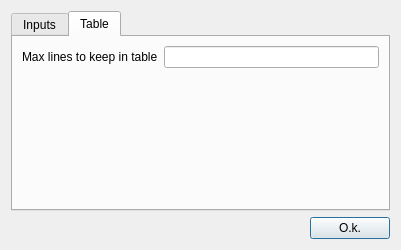
<?xml version="1.0" encoding="UTF-8"?>
<ui version="4.0">
 <class>OptionsDialog</class>
 <widget class="QDialog" name="OptionsDialog">
  <property name="geometry">
   <rect>
    <x>0</x>
    <y>0</y>
    <width>401</width>
    <height>250</height>
   </rect>
  </property>
  <property name="windowTitle">
   <string>Antilog - Options</string>
  </property>
  <property name="windowIcon">
   <iconset resource="../resources.qrc">
    <normaloff>:/artwork/artwork/icon.svg</normaloff>:/artwork/artwork/icon.svg</iconset>
  </property>
  <layout class="QVBoxLayout" name="verticalLayout">
   <item>
    <widget class="QTabWidget" name="tabWidget">
     <property name="currentIndex">
      <number>1</number>
     </property>
     <widget class="QWidget" name="inputTab">
      <attribute name="title">
       <string>Inputs</string>
      </attribute>
      <layout class="QHBoxLayout" name="horizontalLayout_2">
       <item>
        <layout class="QFormLayout" name="formLayout">
         <item row="1" column="0">
          <widget class="QLabel" name="numberOfLinesToPreloadFromFilesLabel">
           <property name="text">
            <string>Number of lines to preload from files</string>
           </property>
          </widget>
         </item>
         <item row="1" column="1">
          <widget class="QLineEdit" name="linesToPreloadLineEdit"/>
         </item>
        </layout>
       </item>
      </layout>
     </widget>
     <widget class="QWidget" name="tab_2">
      <attribute name="title">
       <string>Table</string>
      </attribute>
      <layout class="QHBoxLayout" name="horizontalLayout_3">
       <item>
        <layout class="QFormLayout" name="formLayout_2">
         <item row="0" column="0">
          <widget class="QLabel" name="maxLinesToKeepInTableLabel">
           <property name="text">
            <string>Max lines to keep in table</string>
           </property>
          </widget>
         </item>
         <item row="0" column="1">
          <widget class="QLineEdit" name="maxTableLinesLineEdit"/>
         </item>
        </layout>
       </item>
      </layout>
     </widget>
    </widget>
   </item>
   <item>
    <layout class="QHBoxLayout" name="horizontalLayout">
     <property name="sizeConstraint">
      <enum>QLayout::SetDefaultConstraint</enum>
     </property>
     <item>
      <spacer name="horizontalSpacer">
       <property name="orientation">
        <enum>Qt::Horizontal</enum>
       </property>
       <property name="sizeHint" stdset="0">
        <size>
         <width>40</width>
         <height>20</height>
        </size>
       </property>
      </spacer>
     </item>
     <item>
      <widget class="QPushButton" name="pushButton">
       <property name="text">
        <string>O.k.</string>
       </property>
       <property name="icon">
        <iconset resource="../resources.qrc">
         <normaloff>:/artwork/artwork/button_ok.svg</normaloff>:/artwork/artwork/button_ok.svg</iconset>
       </property>
      </widget>
     </item>
    </layout>
   </item>
  </layout>
 </widget>
 <resources>
  <include location="../resources.qrc"/>
 </resources>
 <connections/>
</ui>
